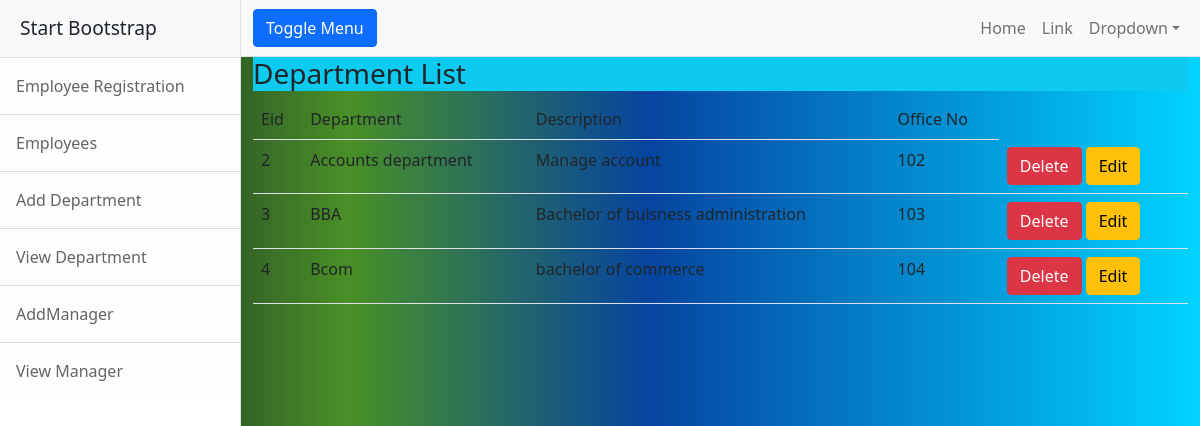
The page /accnt/deptview/ on the database its author committed.
### account/models.py (models this page shows)
class DeptModel(models.Model):
    name=models.CharField(max_length=120)
    description=models.CharField(max_length=300)
    office_no=models.IntegerField()

### account/views.py (the view)
# urls.py: path('deptview/',DepRet.as_view(),name='deptview'),
class DepRet(View):
    def get(self,req):
        data=DeptModel.objects.all()
        return render(req,"viewdept.html",{'data':data})

### account/templates/viewdept.html
{% extends 'index.html' %}
{%block index%}
    <h3 class="bg-info">Department List</h3>
    <table class="table table-stripped">
        <tr>
            <td>Eid</td>
            <td>Department</td>
            <td>Description</td>
            <td>Office No</td>
        </tr>
        {%for i in data%}
        <tr>
            <td>{{i.id}}</td>
            <td>{{i.name}}</td>
            <td>{{i.description}}</td>
            <td>{{i.office_no}}</td>
            <td>
                <a href="{%url  'deptdlt' i.id %}"class="btn btn-danger">Delete</a>
                <a href="{%url  'editdept' i.id%}"class="btn btn-warning">Edit</a>
            </td>
        </tr>
        {%endfor%}
    </table>
{%endblock index%}

### account/static/css/style1.css (style rules this page uses)
body { background: rgb(2,0,36); background: linear-gradient(90deg, rgba(2,0,36,1) 0%, rgba(73,144,39,1) 29%, rgba(6,68,160,1) 54%, rgba(3,143,210,1) 78%, rgba(0,212,255,1) 100%); }

### rows shown on the page
DeptModel: id "2", name "Accounts department", description "Manage account", office_no "102"
DeptModel: id "3", name "BBA", description "Bachelor of buisness administration", office_no "103"
DeptModel: id "4", name "Bcom", description "bachelor of commerce", office_no "104"
